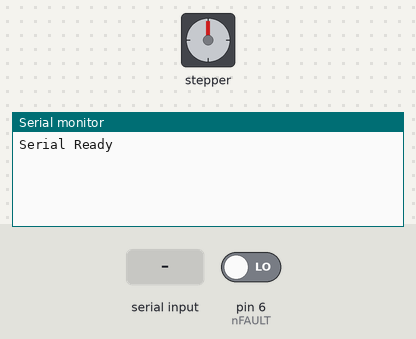
This sketch was run on a simulated Arduino Uno, built with avr-gcc and run on an emulated ATmega328P. On the bench: stepper motor, the last lines printed to the serial monitor. Wiring (inferred from the names in the program): stepper motor (2048 steps per turn assumed): coils pin 8, pin 9, pin 10, pin 11. The test bench sets the inputs (shaded band); at power-on: pin 6 (nFAULT) LOW.

Above: at 1.2 s.
1.3 s: "a" received over Serial
At 2.8 s:
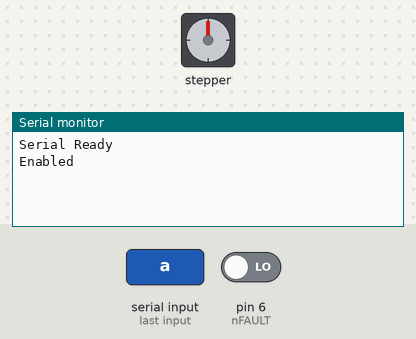
At 4.1 s:
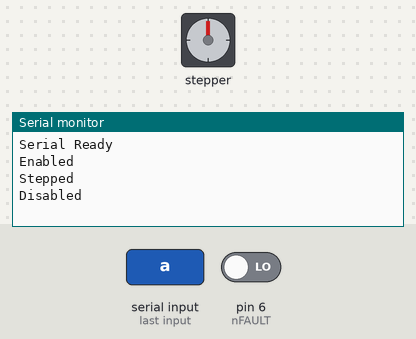

Measured:
- after the input at 1.3 s, the serial monitor: prints a new line at once (image 1)

The sketch:

stepper_motor_8833.ino
```cpp
#include <SoftwareSerial.h>

int AIN1 = 8; // DRV8833 pin 16
int AIN2 = 9; // DRV8833 pin 15
int BIN1 = 10; // DRV8833 pin 9
int BIN2 = 11; // DRV8833 pin 10
int nSLEEP = 7; // DRV8833 pin 1, to enable set to high
int nFAULT = 6; //DRV8833 pin 8, logic low in fault

void setup() {
  Serial.begin(9600);
  Serial.println("Serial Ready");

  pinMode(AIN1,OUTPUT);
  pinMode(AIN2,OUTPUT);
  pinMode(BIN1,OUTPUT);
  pinMode(BIN2,OUTPUT);
  pinMode(nSLEEP,OUTPUT);
  pinMode(nFAULT,INPUT);
}


bool fault = digitalRead(6);

void enableMotor() {
    // Enable motors and disable sleep
    // nSLEEP = HIGH to enable motor
    digitalWrite(nSLEEP,HIGH);
    Serial.println("Enabled");
    //delay(OnTime);
    //Serial.println("Done test");
}


void disableMotors() {
    // Disable motors and enable sleep
    // nSLEEP LOW to enter sleep mode and reset all internal logic
    digitalWrite(nSLEEP,LOW);
    Serial.println("Disabled");
}


void actuateMotor(uint16_t period, uint16_t num_cycles, bool forward) {
      uint16_t delayTime = period / 4;

      enableMotor();
     for (uint16_t i = 0; i < num_cycles; i++){
        if (forward){
          delay(delayTime);
          digitalWrite(AIN1, HIGH);
          digitalWrite(AIN2, LOW);
          digitalWrite(BIN1, LOW);
          digitalWrite(BIN2, LOW);

          delay(delayTime);
          digitalWrite(AIN1, LOW);
          digitalWrite(AIN2, LOW);
          digitalWrite(BIN1, HIGH);
          digitalWrite(BIN2, LOW);

          delay(delayTime);
          digitalWrite(AIN1, LOW);
          digitalWrite(AIN2, HIGH);
          digitalWrite(BIN1, LOW);
          digitalWrite(BIN2, LOW);

          delay(delayTime);
          digitalWrite(AIN1, LOW);
          digitalWrite(AIN2, LOW);
          digitalWrite(BIN1, LOW);
          digitalWrite(BIN2, HIGH);
          }
        // ASSUME DIR = LOW goes backward
        else{
          delay(delayTime);
          digitalWrite(AIN1, LOW);
          digitalWrite(AIN2, LOW);
          digitalWrite(BIN1, LOW);
          digitalWrite(BIN2, HIGH);

          delay(delayTime);
          digitalWrite(AIN1, LOW);
          digitalWrite(AIN2, HIGH);
          digitalWrite(BIN1, LOW);
          digitalWrite(BIN2, LOW);

          delay(delayTime);
          digitalWrite(AIN1, LOW);
          digitalWrite(AIN2, LOW);
          digitalWrite(BIN1, HIGH);
          digitalWrite(BIN2, LOW);

          delay(delayTime);
          digitalWrite(AIN1, HIGH);
          digitalWrite(AIN2, LOW);
          digitalWrite(BIN1, LOW);
          digitalWrite(BIN2, LOW);
        }
      }
      Serial.println("Stepped");
      disableMotors();
}


int period = 160; //-> This set-up gives exactly one cycle (by eyeballing)
int cycle = 12;

void loop() {
   if (Serial.available() > 0){
    char command = Serial.read();
    if (command == 'a'){
      actuateMotor(period,cycle,true);
      delay(100);
    }
    else if (command == 'd'){
      actuateMotor(period,cycle,false);
      delay(100);
    }
  }
}
```
